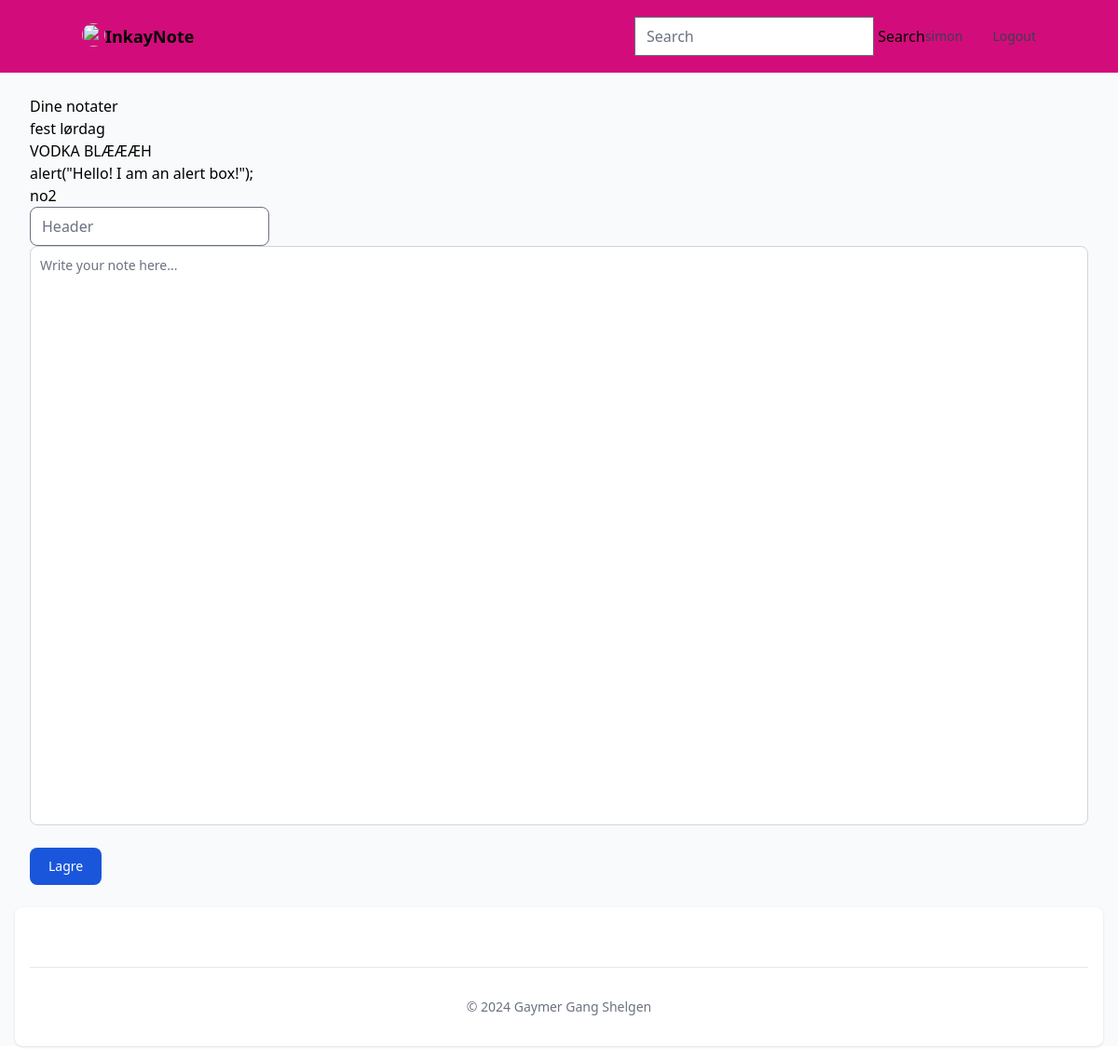
Page / (signed in) on the earlier database version.
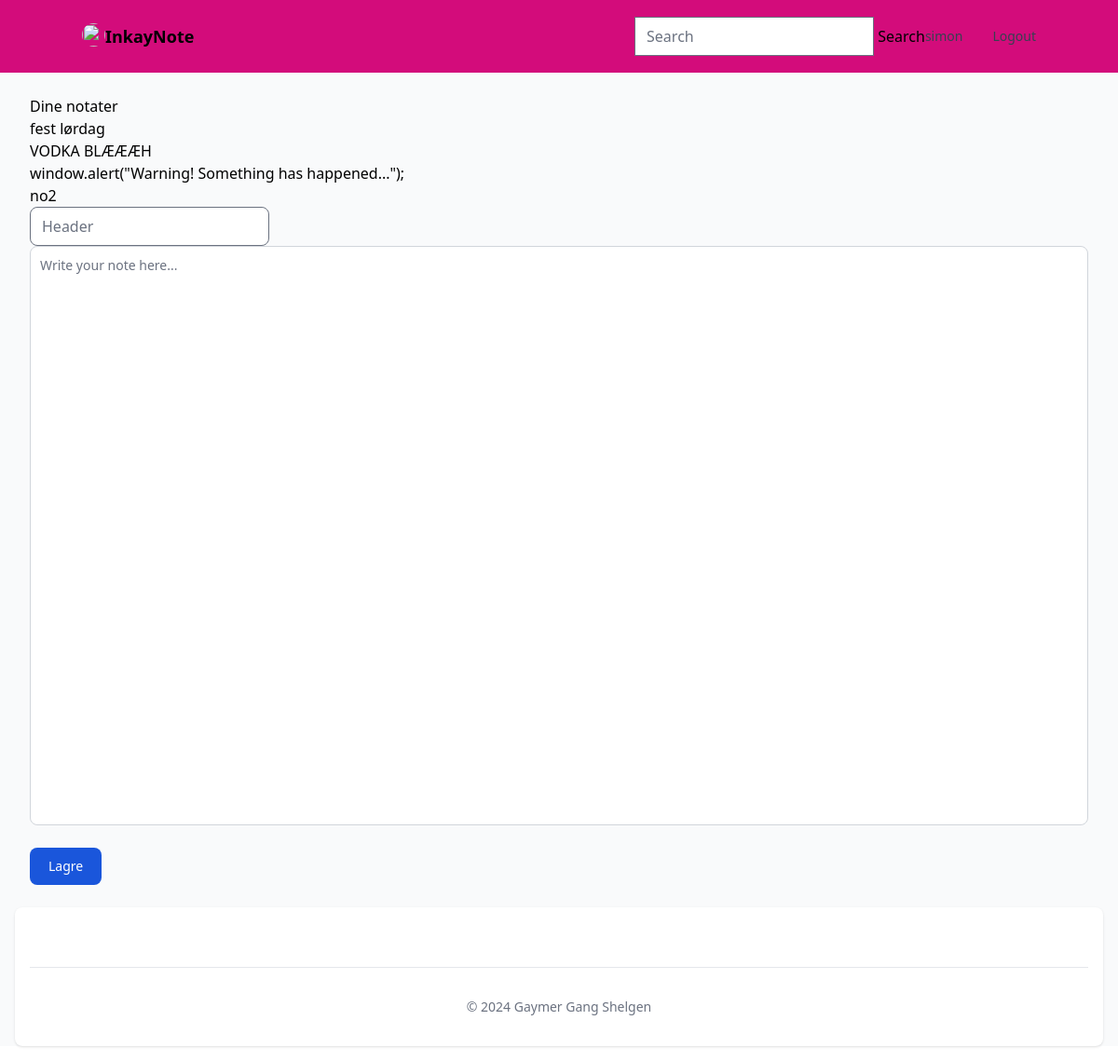
Same page on the later database version.
### tables this page shows
CREATE TABLE users (
                id INTEGER PRIMARY KEY AUTOINCREMENT,
                username TEXT UNIQUE NOT NULL,
                password TEXT NOT NULL
        );

CREATE TABLE notater (
                id INTEGER PRIMARY KEY AUTOINCREMENT,
                header TEXT,
                notat TEXT
        );

### app.py (the view, shortened to what this page needs)
@app.route("/", methods=["GET", "POST"])
@login_required
def index():
    print(f"Current user: {current_user}")
    query = request.args.get('query', '').strip()
    if query:
        conn = create_connection()
        c = conn.cursor()
        c.execute("SELECT * FROM notater WHERE header LIKE ?", ('%' + query + '%',))
        headers = c.fetchall()
        conn.close()
    else:
        headers = get_all_headers()
    headers = get_all_headers()
    return render_template("index.html", headers=headers)

### app.py (called while the page is built)
@login_manager.user_loader
def load_user(user_id):
    print(f"Loading user with ID: {user_id}")
    conn = create_connection()
    c = conn.cursor()
    c.execute("SELECT * FROM users WHERE id = ?", (user_id,))
    user = c.fetchone()
    conn.close()
    if user:
        print(f"User found: {user}")
        return User(user[0], user[1])
    print("No user found")
    return None

### db/my_db.py (called while the page is built)
def create_connection():
    db_path = os.path.abspath(os.path.join(os.path.dirname(__file__), '../instance/notater.db'))
    if not os.path.exists(os.path.dirname(db_path)):
        os.makedirs(os.path.dirname(db_path))
    conn = sqlite3.connect(db_path)
    return conn

def get_all_headers():
    conn = create_connection()
    c = conn.cursor()
    c.execute("SELECT id, header FROM notater")
    headers = c.fetchall()
    conn.close()
    return headers

### templates/index.html (shortened to what this page needs)
{% extends "layout.html" %}
{% block body %}
        <h2>Dine notater</h2>
        {% if headers %}
        <ul>
        {% for item in headers %}
            <li>
            <a href="{{ url_for('edit', id=item[0]) }}" class="hover:bg-blue-700">{{ item[1] }}</a>
            </li>
        {% endfor %}
        </ul>
        {% else %}
            <p>No headers available.</p>
        {% endif %}
        <div class="h-full">
            <form action="/" method="post">
                <input class="rounded-lg border" autocomplete="off" autofocus name="header" placeholder="Header" type="text">
                <textarea rows="30" class="block p-2.5 w-full text-sm text-gray-900  rounded-lg border border-gray-300 focus:ring-blue-500 focus:border-blue-500 dark:border-gray-600 dark:placeholder-gray-400 dark:text-white dark:focus:ring-blue-500 dark:focus:border-blue-500 resize-none" name="notat" placeholder="Write your note here..." ></textarea>
                <button type="submit" class="text-white bg-blue-700 hover:bg-blue-800 focus:ring-4 focus:ring-blue-300 font-medium rounded-lg text-sm px-5 py-2.5 me-2 mb-2 dark:bg-blue-600 dark:hover:bg-blue-700 focus:outline-none dark:focus:ring-blue-800">Lagre</button>
            </form>
        </div>
{% endblock %}

### templates/layout.html (shortened to what this page needs)
<!DOCTYPE html>
<html lang="en">
<head>
    <link rel="stylesheet" href="{{url_for('static',filename='dist/css/output.css')}}">
</head>
<body>
    <section class="bg-gray-50 dark:bg-gray-900">
    <nav class="bg-dracula border-blue-600 px-2 sm:px-4 py-2.5">
        <div class="container flex flex-wrap justify-between items-center mx-auto">
            <a href="/" class="flex">
                <img src="https://www.pokemon.com/static-assets/content-assets/cms2/img/pokedex/full/686.png"
                    class="rounded-full" style="height: 25px; width: 25px" alt="" loading="lazy" />
                <span class="self-center text-lg font-semibold whitespace-nowrap dark:text-white">InkayNote</span>
            </a>
            <form class="form-inline my-2 my-lg-0 ml-auto" method="GET" action="{{ url_for('search') }}">
                <input class="form-control mr-sm-2" type="search" name="query" placeholder="Search" aria-label="Search">
                <button class="btn btn-outline-success my-2 my-sm-0" type="submit">Search</button>
            </form>
            <div class="hidden w-full md:block md:w-auto" id="mobile-menu">
                <ul class="flex flex-col mt-4 md:flex-row md:space-x-8 md:mt-0 md:text-sm md:font-medium">
                    {% if current_user.is_authenticated %}
                    <li>
                        <a class="block py-2 pr-4 pl-3 text-gray-700 border-b border-gray-100 md:border-0 md: md:p-0 dark:text-gray-400 dark:border-gray-700"
                            aria-current="page">{{ current_user.username }}</a>
                    </li>
                    <li>
                        <a href="{{ url_for('logout') }}"
                            class="block py-2 pr-4 pl-3 text-gray-700 border-b border-gray-100 hover:bg-gray-50 md:hover:bg-transparent md:border-0 md:hover:text-blue-700 md:p-0 dark:text-gray-400 md:dark:hover:text-white dark:hover:bg-gray-700 dark:hover:text-white md:dark:hover:bg-transparent dark:border-gray-700">Logout</a>
                    </li>
                    {% endif %}
                </ul>
            </div>
    </nav>
    <div class="mx-8 mt-6">
        {% block body %} {% endblock %}
    </div>
    <footer class="bg-white rounded-lg shadow dark:bg-gray-900 m-4">
        <div class="w-full max-w-screen-xl mx-auto p-4 md:py-8">
            <hr class="my-6 border-gray-200 sm:mx-auto dark:border-gray-700 lg:my-8" />
            <span class="block text-sm text-gray-500 sm:text-center dark:text-gray-400">© 2024 <a href="https://github.com/NorwegianKiwi-glitch" class="hover:underline">Gaymer Gang Shelgen</a></span>
        </div>
    </footer>
    </section>
</body>
</html>

Differences in the rows shown:
removed notater: header "alert(\"Hello! I am an alert box!\");"
added notater: header "window.alert(\"Warning! Something has happened...\");"
